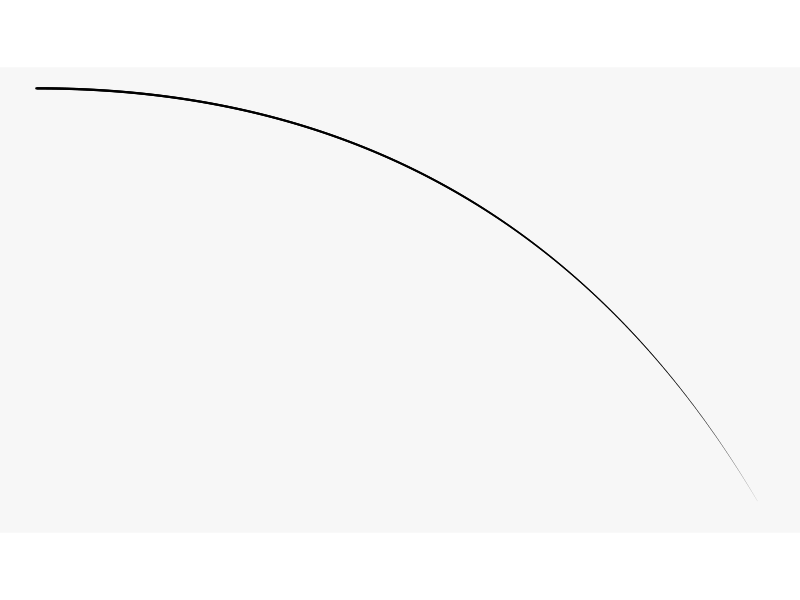
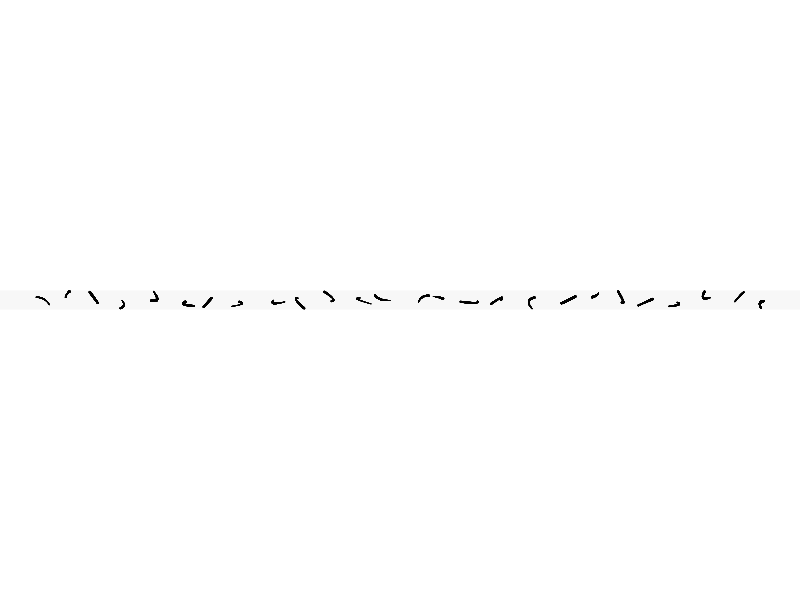
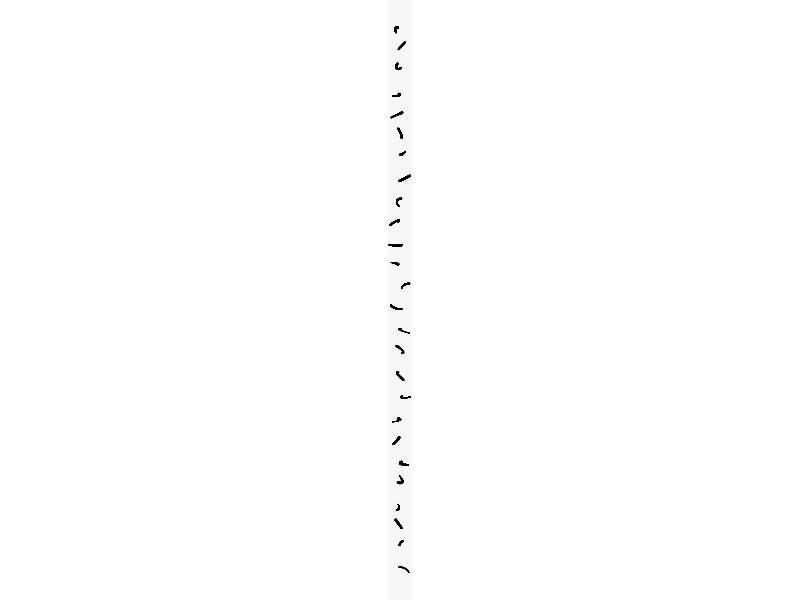
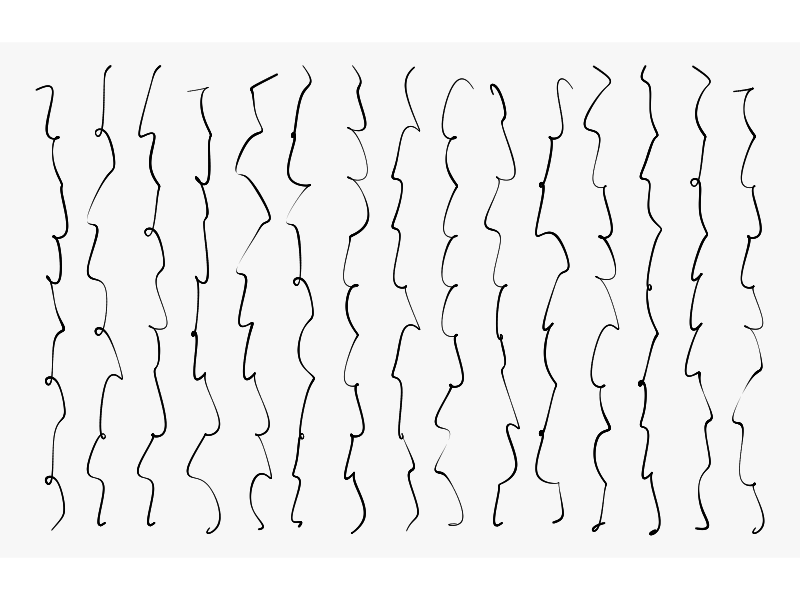
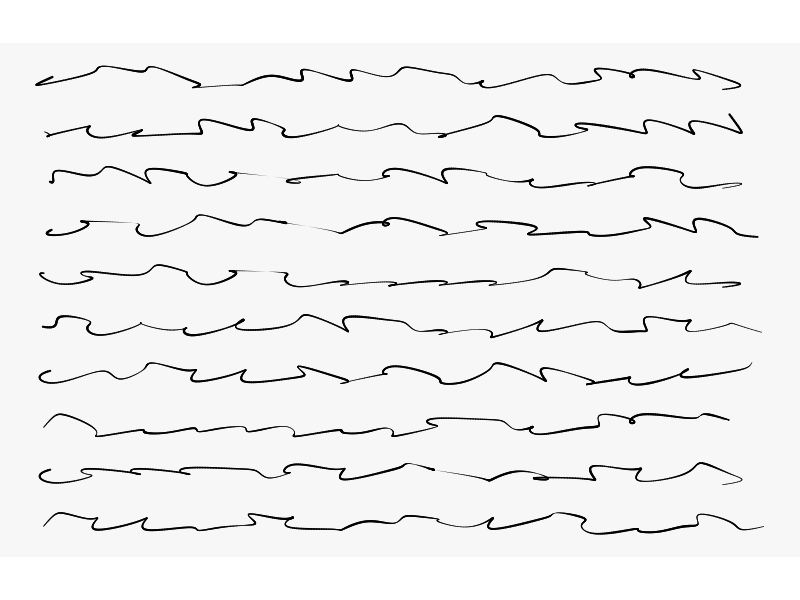

R code for these plots, in order:
## ---- chunk 1
knitr::opts_chunk$set(
  collapse = TRUE,
  comment = "#>"
)
## ---- chunk 2
library(tidyverse) # Easily Install and Load the 'Tidyverse'
library(ggforce) # Accelerating 'ggplot2'
## ---- chunk 3
seed <- sample.int(1000000, 1)
set.seed(seed)

l <- letters
nl <- length(l) # Number of letters
s <- sample.int(8, 1) + 2 # Points per letter
z <- runif(1, 0, 0.5) # Thickness of strokes
## ---- chunk 4
# Initialize a data frame with all letters
flo <- data.frame(letter = l) |> 
  # Group by row
  rowwise() |> 
  # Mutate rows with a list of values to generate random points for the glyphs
  mutate(
    a = list(runif(s, 0, 2 * pi)),
    rx = list(1 + seq(0.1, 0.5, length.out = s) * cos(a)),
    ry = list(1 + seq(0.1, 0.3, length.out = s) * sin(a))
    ) |> 
  # Ungroup and unnest
  ungroup() |> 
  unnest(c(rx, ry)) |> 
  # Group by row again
  rowwise() |> 
  # Mutate for thickness
  mutate(
    # Thickness of strokes
    size = runif(1, 0, 2),
    size = if_else(size < z, 0, size)) |> 
  ungroup() |>
  # Give each asemic character a letter
  mutate(letter = rep(l, each = s))
## ---- chunk 5
flo |> 
  filter(letter == "a") |>
  ggplot(aes(x = rx, 
             y = ry, 
             group = letter,
             size = size)) +
  geom_bspline2(n = 800, lineend = "round") +
  scale_size_continuous(range = c(0, 0.8)) +
  coord_fixed() +
  theme_void() +
  theme(
    legend.position = "none",
    plot.background = element_rect(fill = "grey97", color = NA)
  )
## ---- chunk 6
flo |> 
  mutate(x = rep(1:length(l), 
                 each = s),
         rx = x + rx) |>
  ggplot(aes(x = rx, 
             y = ry, 
             group = x,
             size = size)) +
  geom_bspline2(n = 800, lineend = "round") +
  scale_size_continuous(range = c(0, 0.8)) +
  coord_fixed() +
  theme_void() +
  theme(
    legend.position = "none",
    plot.background = element_rect(fill = "grey97", color = NA)
  )
## ---- chunk 7
flo |> 
  mutate(y = rep(1:length(l), 
                 each = s),
         ry = y + ry) |>
  ggplot(aes(x = rx, 
             y = ry, 
             group = letter,
             size = size)) +
  geom_bspline2(n = 800, lineend = "round") +
  scale_size_continuous(range = c(0, 0.8)) +
  coord_fixed() +
  theme_void() +
  theme(
    legend.position = "none",
    plot.background = element_rect(fill = "grey97", color = NA)
  )
## ---- chunk 8
nr <- 10 # Number of rows
nc <- 15 # Number of columns

# Generate a grid for the block of text with y rows and x columns
atext <- expand.grid(x = 1:nc, 
                     y = 1:nr) |>
  # Randomly assign letters
  mutate(letter = sample(letters, 
                         n(), 
                         replace = TRUE))
## ---- chunk 9
atext_bd <- data.frame()
for(i in 1:nrow(atext)){
  atext_bd <- rbind(atext_bd,
                data.frame(
                  flo |> 
                    filter(letter == atext$letter[i]),
                  x = atext$x[i],
                  y = atext$y[i]))
  }

atext_bd <- atext_bd |>
  # Adjust the values of the points rx and ry by their position in the block of text (row and column)
  mutate(rx = rx + x, 
         ry = ry + y)
## ---- chunk 10
ggplot(atext_bd, 
       aes(x = rx, 
           y = ry, 
           group = x, 
           size = size)) +
  # geom_point(color = "pink") +
  geom_bspline2(n = 800, lineend = "round") +
  scale_size_continuous(range = c(0, 0.8)) +
  coord_fixed() +
  theme_void() +
  theme(
    legend.position = "none",
    plot.background = element_rect(fill = "grey97", color = NA)
  )
## ---- chunk 11
ggplot(atext_bd, 
       aes(x = rx, 
           y = ry, 
           group = y, 
           size = size)) +
  # geom_point(color = "pink") +
  geom_bspline2(n = 800, lineend = "round") +
  scale_size_continuous(range = c(0, 0.8)) +
  coord_fixed() +
  theme_void() +
  theme(
    legend.position = "none",
    plot.background = element_rect(fill = "grey97", color = NA)
  )
